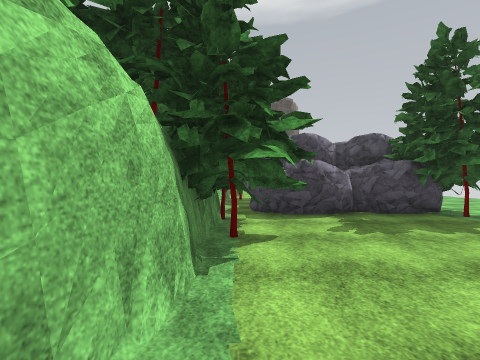
view 1 (above)

18 first-person views from a walk through a 3-D level made in the Unity game engine. The camera is 1.5 m above the floor, looks level and sees 85° across. The floor is counted in squares, 2 m on a side. Each view is taken from the middle of a square. On the plan, view 1 faces up. The plan holds only what a view shows up to about 9 squares ahead; the rest is blank. The place goes on beyond the plan. The player character is not drawn. Some animated figures are not drawn. Some surface patterns are stand-ins.

view 2
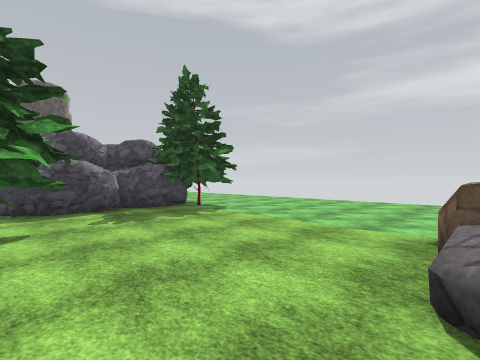

view 3
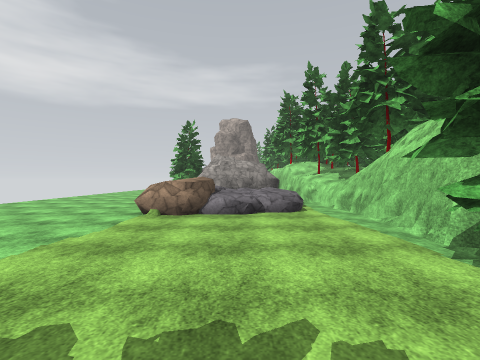

view 4
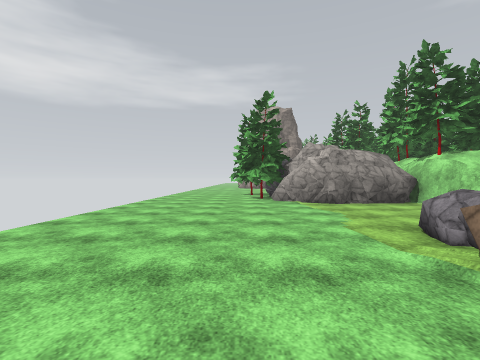

view 5
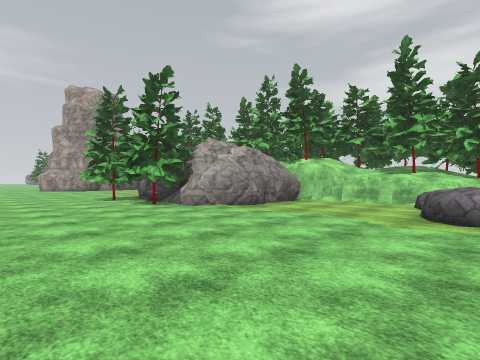

view 6
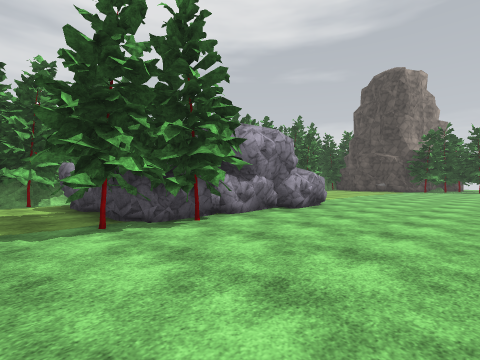

view 7
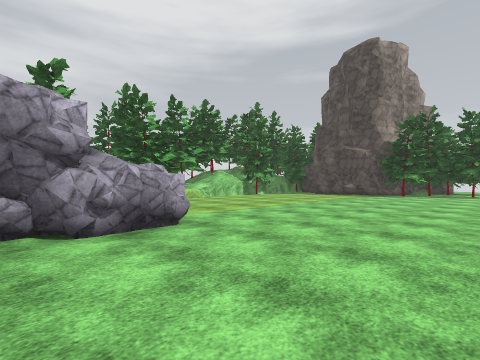

view 8
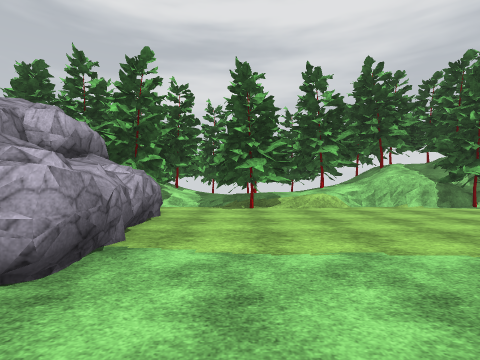

view 9
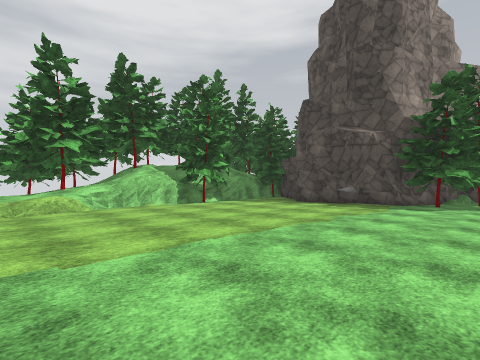

view 10
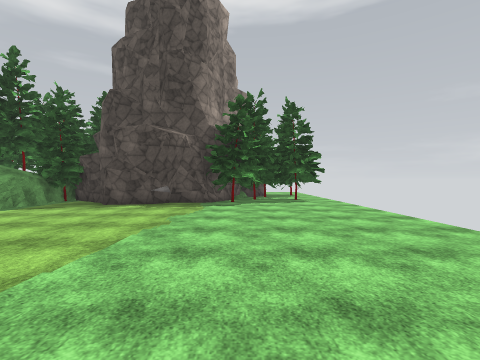

view 11
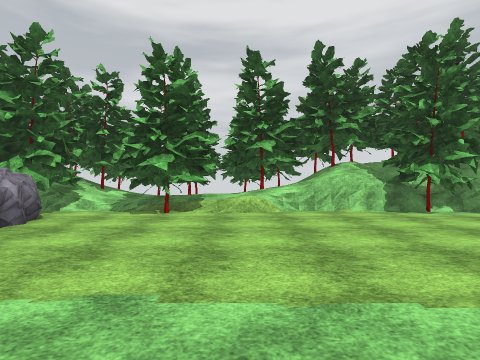

view 12
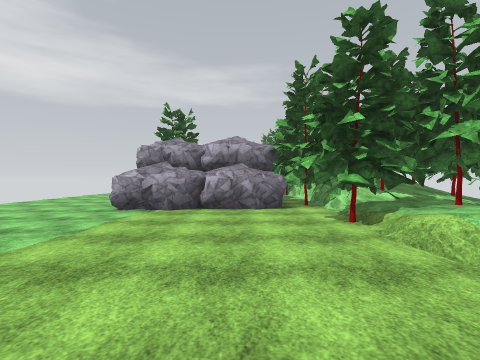

view 13
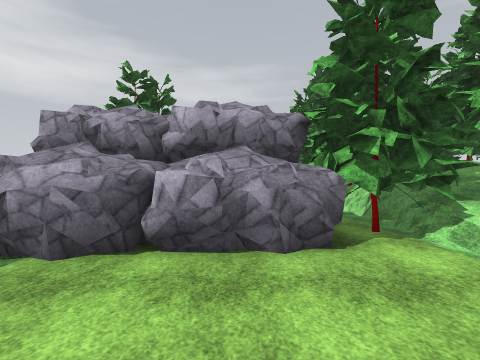

view 14
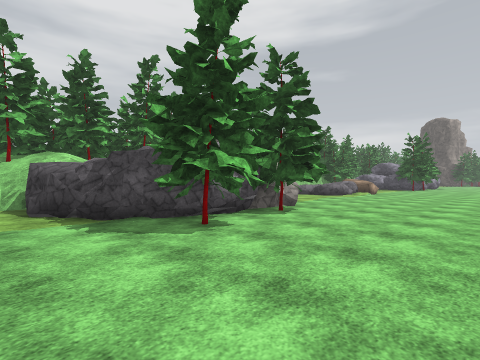

view 15
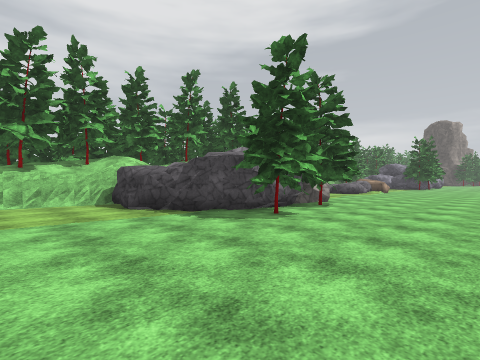

view 16
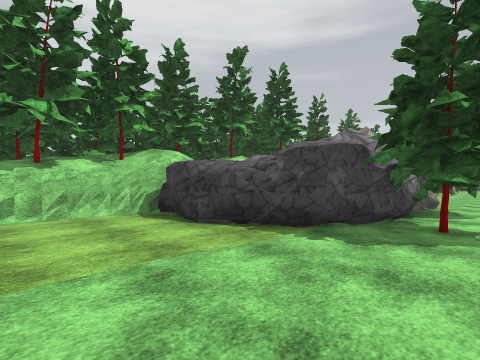

view 17
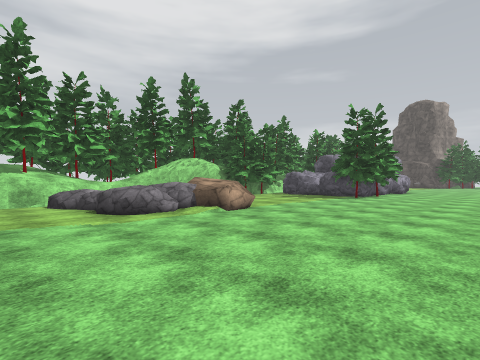

view 18
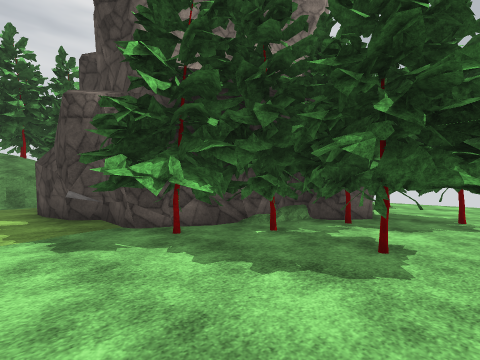

### Floor plan
Key: @ floor where view 1 was taken; # wall or solid block; . main floor; : floor 0.5 m higher than the main floor; / step, stairs or slope; = window, fence, low wall or low ledge; ^ raised ledge; R rock; O other object.
Columns run from 3 left of view 1 to 9 right of it. Each row starts with its distance up from view 1.
 24          ####
 23    ########..
 22    ..##......
 21   #..........
 20   ##.........
 19   ##.........
 18   #..........
 17 ^##..........
 16 ^^^..........
 15 # ==.........
 14  ^##.........
 13 ####.........
 12 #::..........
 11 #^##RRRRR....
 10 #^##RRRRR....
  9   #   R R....
  8   # RRRRR....
  7   #RR  R#....
  6   ##R RR#....
  5   ###..##....
  4   ###........
  3   ##.........
  2   #..........
  1   #..........
  0   #@.........
 -1   #.RRRR.....
 -2   #O  RR.....
 -3   ^R  R......
 -4   ## RR......
 -5   #/.........
 -6   #..........
 -7   ##.........
 -8    ###.......
 -9     ####.....
-10        ##....
-11        ###...
-12        ##....
-13        ###...
-14       ##.#...
-15    ####......
-16    #.........
-17    #.........
-18    #.........

Where each view was taken, in squares from view 1:
view 1: 0 up, 0 right, facing up
view 2: 1 down, 0 right, facing up-right
view 3: 5 up, 2 right, facing down
view 4: 0 up, 6 right, facing down
view 5: 3 down, 9 right, facing down-left
view 6: 4 up, 9 right, facing up-left
view 7: 9 up, 9 right, facing up-left
view 8: 13 up, 7 right, facing left
view 9: 14 up, 7 right, facing up-left
view 10: 14 up, 6 right, facing up
view 11: 15 up, 6 right, facing left
view 12: 18 up, 2 right, facing down
view 13: 14 up, 2 right, facing down
view 14: 16 down, 9 right, facing up-left
view 15: 18 down, 9 right, facing up-left
view 16: 18 down, 6 right, facing up-left
view 17: 6 down, 9 right, facing up-left
view 18: 21 up, 9 right, facing up-left
